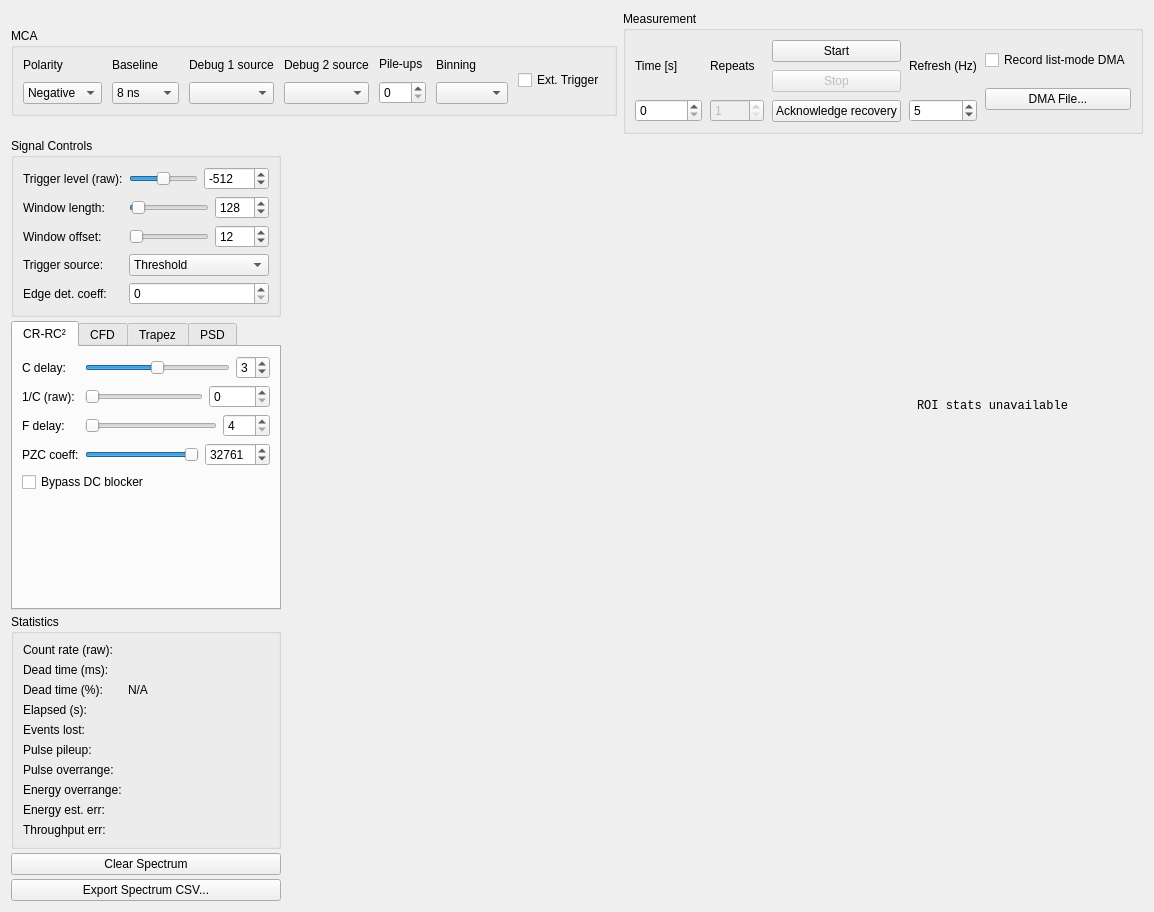
<?xml version="1.0" encoding="UTF-8"?>
<ui version="4.0">
 <class>MCAView</class>
 <widget class="QWidget" name="MCAView">
  <property name="geometry">
   <rect><x>0</x><y>0</y><width>1100</width><height>750</height></rect>
  </property>
  <property name="windowTitle">
   <string>MCA</string>
  </property>
  <layout class="QVBoxLayout" name="mainLayout">
   <property name="spacing"><number>4</number></property>

   <item>
    <layout class="QHBoxLayout" name="topRow">
     <property name="spacing"><number>6</number></property>

     <item>
      <widget class="QGroupBox" name="groupMca">
       <property name="title"><string>MCA</string></property>
       <property name="sizePolicy">
        <sizepolicy hsizetype="Preferred" vsizetype="Fixed">
         <horstretch>1</horstretch><verstretch>0</verstretch>
        </sizepolicy>
       </property>
       <layout class="QHBoxLayout" name="layoutMca">
        <property name="spacing"><number>10</number></property>

        <item>
         <layout class="QVBoxLayout" name="vPolarity">
          <item>
           <widget class="QLabel" name="labelPolarity">
            <property name="text"><string>Polarity</string></property>
           </widget>
          </item>
          <item>
           <widget class="QComboBox" name="comboPulsePolarity">
            <item><property name="text"><string>Negative</string></property></item>
            <item><property name="text"><string>Positive</string></property></item>
           </widget>
          </item>
         </layout>
        </item>

        <item>
         <layout class="QVBoxLayout" name="vBaseline">
          <item>
           <widget class="QLabel" name="labelBaseline">
            <property name="text"><string>Baseline</string></property>
           </widget>
          </item>
          <item>
           <widget class="QComboBox" name="comboBaseline">
            <item><property name="text"><string>8 ns</string></property></item>
            <item><property name="text"><string>16 ns</string></property></item>
            <item><property name="text"><string>32 ns</string></property></item>
            <item><property name="text"><string>64 ns</string></property></item>
            <item><property name="text"><string>128 ns</string></property></item>
            <item><property name="text"><string>256 ns</string></property></item>
            <item><property name="text"><string>512 ns</string></property></item>
           </widget>
          </item>
         </layout>
        </item>

        <item>
         <layout class="QVBoxLayout" name="vDebug1">
          <item>
           <widget class="QLabel" name="labelDebug1">
            <property name="text"><string>Debug 1 source</string></property>
           </widget>
          </item>
          <item>
           <widget class="QComboBox" name="comboDebug1"/>
          </item>
         </layout>
        </item>

        <item>
         <layout class="QVBoxLayout" name="vDebug2">
          <item>
           <widget class="QLabel" name="labelDebug2">
            <property name="text"><string>Debug 2 source</string></property>
           </widget>
          </item>
          <item>
           <widget class="QComboBox" name="comboDebug2"/>
          </item>
         </layout>
        </item>

        <item>
         <layout class="QVBoxLayout" name="vPileups">
          <item>
           <widget class="QLabel" name="labelPileups">
            <property name="text"><string>Pile-ups</string></property>
           </widget>
          </item>
          <item>
           <widget class="QSpinBox" name="spinPileupWindow">
            <property name="minimum"><number>0</number></property>
            <property name="maximum"><number>255</number></property>
           </widget>
          </item>
         </layout>
        </item>

        <item>
         <layout class="QVBoxLayout" name="vBinning">
          <item>
           <widget class="QLabel" name="labelBinning">
            <property name="text"><string>Binning</string></property>
           </widget>
          </item>
          <item>
           <widget class="QComboBox" name="comboBinning"/>
          </item>
         </layout>
        </item>

        <item>
         <widget class="QCheckBox" name="cbExtTrigger">
          <property name="text"><string>Ext. Trigger</string></property>
         </widget>
        </item>

       </layout>
      </widget>
     </item>

     <item>
      <widget class="QGroupBox" name="groupMeasurement">
       <property name="title"><string>Measurement</string></property>
       <property name="sizePolicy">
        <sizepolicy hsizetype="Fixed" vsizetype="Fixed">
         <horstretch>0</horstretch><verstretch>0</verstretch>
        </sizepolicy>
       </property>
       <layout class="QHBoxLayout" name="layoutMeasurement">
        <property name="spacing"><number>8</number></property>
        <item>
         <layout class="QVBoxLayout" name="vTime">
          <item>
           <widget class="QLabel" name="labelTimeLimit">
            <property name="text"><string>Time [s]</string></property>
           </widget>
          </item>
          <item>
            <widget class="QSpinBox" name="spinTimeLimit">
             <property name="minimum"><number>0</number></property>
             <property name="maximum"><number>576460752</number></property>
           </widget>
          </item>
         </layout>
        </item>
        <item>
         <layout class="QVBoxLayout" name="vSeries">
          <item>
           <widget class="QLabel" name="labelSeriesRuns">
            <property name="text"><string>Repeats</string></property>
           </widget>
          </item>
          <item>
           <widget class="QSpinBox" name="spinSeriesRuns">
            <property name="enabled"><bool>false</bool></property>
            <property name="toolTip"><string>Number of runs one Start performs; check Settings &gt; Enable Series to use it.</string></property>
            <property name="minimum"><number>1</number></property>
            <property name="maximum"><number>9999</number></property>
            <property name="value"><number>1</number></property>
           </widget>
          </item>
         </layout>
        </item>
        <item>
         <layout class="QVBoxLayout" name="vStartStop">
          <item>
           <widget class="QPushButton" name="btnStart">
            <property name="text"><string>Start</string></property>
            <property name="checkable"><bool>true</bool></property>
            <property name="nlabRole" stdset="0"><string notr="true">start</string></property>
           </widget>
          </item>
          <item>
           <widget class="QPushButton" name="btnStop">
            <property name="enabled"><bool>false</bool></property>
            <property name="text"><string>Stop</string></property>
            <property name="checkable"><bool>true</bool></property>
            <property name="nlabRole" stdset="0"><string notr="true">stop</string></property>
           </widget>
          </item>
          <item>
           <widget class="QPushButton" name="btnRecover">
            <property name="visible"><bool>false</bool></property>
            <property name="text"><string>Acknowledge recovery</string></property>
            <property name="toolTip"><string>After validating target recovery, acknowledge the failed session. This only checks stopped state and ownership; it never resets hardware or proves final histogram completion. Poison requires a target reboot.</string></property>
           </widget>
          </item>
         </layout>
        </item>
        <item>
         <layout class="QVBoxLayout" name="vRefresh">
          <item>
           <widget class="QLabel" name="labelRefreshRate">
            <property name="visible"><bool>false</bool></property>
            <property name="text"><string>Refresh (Hz)</string></property>
           </widget>
          </item>
          <item>
           <widget class="QSpinBox" name="spinRefreshRate">
            <property name="visible"><bool>false</bool></property>
            <property name="minimum"><number>1</number></property>
            <property name="maximum"><number>60</number></property>
            <property name="value"><number>5</number></property>
           </widget>
          </item>
         </layout>
        </item>
        <item>
         <layout class="QVBoxLayout" name="vDmaFile">
          <item>
           <widget class="QCheckBox" name="cbDmaEnable">
            <property name="text"><string>Record list-mode DMA</string></property>
           </widget>
          </item>
          <item>
           <widget class="QPushButton" name="btnDmaFile">
            <property name="text"><string>DMA File...</string></property>
           </widget>
          </item>
         </layout>
        </item>
       </layout>
      </widget>
     </item>

    </layout>
   </item>

   <item>
    <layout class="QHBoxLayout" name="bodyRow" stretch="0,1">
     <property name="spacing"><number>6</number></property>

     <item>
      <widget class="QWidget" name="controlPanel">
       <property name="sizePolicy">
        <sizepolicy hsizetype="Fixed" vsizetype="Preferred">
         <horstretch>0</horstretch><verstretch>0</verstretch>
        </sizepolicy>
       </property>
       <property name="minimumSize">
        <size><width>270</width><height>0</height></size>
       </property>
       <property name="maximumSize">
        <size><width>270</width><height>16777215</height></size>
       </property>
       <layout class="QVBoxLayout" name="controlLayout">
        <property name="leftMargin"><number>0</number></property>
        <property name="topMargin"><number>0</number></property>
        <property name="rightMargin"><number>0</number></property>
        <property name="bottomMargin"><number>0</number></property>
        <property name="spacing"><number>4</number></property>

        <item>
         <widget class="QGroupBox" name="groupSignal">
          <property name="title"><string>Signal Controls</string></property>
          <layout class="QFormLayout" name="formSignal">
           <item row="0" column="0">
            <widget class="QLabel" name="labelTriggerLevel">
             <property name="text"><string>Trigger level (raw):</string></property>
            </widget>
           </item>
           <item row="0" column="1">
            <layout class="QHBoxLayout" name="hTriggerLevel">
             <item>
              <widget class="QSlider" name="sliderTriggerLevel">
               <property name="minimum"><number>-32768</number></property>
               <property name="maximum"><number>32767</number></property>
               <property name="value"><number>-512</number></property>
               <property name="orientation"><enum>Qt::Orientation::Horizontal</enum></property>
              </widget>
             </item>
             <item>
              <widget class="QSpinBox" name="spinTriggerLevel">
               <property name="minimum"><number>-32768</number></property>
               <property name="maximum"><number>32767</number></property>
               <property name="value"><number>-512</number></property>
              </widget>
             </item>
            </layout>
           </item>
           <item row="1" column="0">
            <widget class="QLabel" name="labelFrameSamples">
             <property name="text"><string>Window length:</string></property>
            </widget>
           </item>
           <item row="1" column="1">
            <layout class="QHBoxLayout" name="hFrameSamples">
             <item>
              <widget class="QSlider" name="sliderFrameSamples">
               <property name="minimum"><number>4</number></property>
               <property name="maximum"><number>4096</number></property>
               <property name="singleStep"><number>4</number></property>
               <property name="value"><number>128</number></property>
               <property name="orientation"><enum>Qt::Orientation::Horizontal</enum></property>
              </widget>
             </item>
             <item>
              <widget class="QSpinBox" name="spinFrameSamples">
               <property name="minimum"><number>4</number></property>
               <property name="maximum"><number>4096</number></property>
               <property name="singleStep"><number>4</number></property>
               <property name="value"><number>128</number></property>
              </widget>
             </item>
            </layout>
           </item>
           <item row="2" column="0">
            <widget class="QLabel" name="labelPretrigger">
             <property name="text"><string>Window offset:</string></property>
            </widget>
           </item>
           <item row="2" column="1">
            <layout class="QHBoxLayout" name="hPretrigger">
             <item>
              <widget class="QSlider" name="sliderPretrigger">
               <property name="minimum"><number>0</number></property>
               <property name="maximum"><number>2044</number></property>
               <property name="singleStep"><number>4</number></property>
               <property name="value"><number>12</number></property>
               <property name="orientation"><enum>Qt::Orientation::Horizontal</enum></property>
              </widget>
             </item>
             <item>
              <widget class="QSpinBox" name="spinPretrigger">
               <property name="minimum"><number>0</number></property>
               <property name="maximum"><number>2044</number></property>
               <property name="singleStep"><number>4</number></property>
               <property name="value"><number>12</number></property>
              </widget>
             </item>
            </layout>
           </item>
           <item row="3" column="0">
            <widget class="QLabel" name="labelTriggerSource">
             <property name="text"><string>Trigger source:</string></property>
            </widget>
           </item>
           <item row="3" column="1">
            <widget class="QComboBox" name="comboTriggerSource">
             <item><property name="text"><string>Threshold</string></property></item>
             <item><property name="text"><string>CR-RC2</string></property></item>
             <item><property name="text"><string>CR2-RC2</string></property></item>
            </widget>
           </item>
           <item row="4" column="0">
            <widget class="QLabel" name="labelEdgeDetCoeff">
             <property name="text"><string>Edge det. coeff:</string></property>
            </widget>
           </item>
           <item row="4" column="1">
            <widget class="QDoubleSpinBox" name="spinEdgeDetCoeff">
             <property name="decimals"><number>0</number></property>
             <property name="minimum"><double>0</double></property>
             <property name="maximum"><double>4294967295</double></property>
            </widget>
           </item>
          </layout>
         </widget>
        </item>

        <item>
         <widget class="QTabWidget" name="tabFilters">
          <property name="currentIndex"><number>0</number></property>

          <widget class="QWidget" name="tabCrRc2">
           <attribute name="title"><string>CR-RC²</string></attribute>
           <layout class="QFormLayout" name="formCrRc2">
            <item row="0" column="0">
             <widget class="QLabel" name="labelCrrc2Cdelay">
              <property name="text"><string>C delay:</string></property>
             </widget>
            </item>
            <item row="0" column="1">
             <layout class="QHBoxLayout" name="hCrrc2Cdelay">
              <item>
               <widget class="QSlider" name="sliderCrrc2Cdelay">
                <property name="minimum"><number>0</number></property>
                <property name="maximum"><number>6</number></property>
                <property name="singleStep"><number>1</number></property>
                <property name="value"><number>3</number></property>
                <property name="orientation"><enum>Qt::Orientation::Horizontal</enum></property>
               </widget>
              </item>
              <item>
               <widget class="QSpinBox" name="spinCrrc2Cdelay">
                <property name="minimum"><number>0</number></property>
                <property name="maximum"><number>6</number></property>
                <property name="singleStep"><number>1</number></property>
                <property name="value"><number>3</number></property>
               </widget>
              </item>
             </layout>
            </item>
            <item row="1" column="0">
             <widget class="QLabel" name="labelCrrc2Reciprocal">
              <property name="text"><string>1/C (raw):</string></property>
             </widget>
            </item>
            <item row="1" column="1">
             <layout class="QHBoxLayout" name="hCrrc2Reciprocal">
              <item>
               <widget class="QSlider" name="sliderCrrc2Reciprocal">
                <property name="minimum"><number>0</number></property>
                <property name="maximum"><number>65535</number></property>
                <property name="orientation"><enum>Qt::Orientation::Horizontal</enum></property>
               </widget>
              </item>
              <item>
               <widget class="QSpinBox" name="spinCrrc2Reciprocal">
                <property name="minimum"><number>0</number></property>
                <property name="maximum"><number>65535</number></property>
               </widget>
              </item>
             </layout>
            </item>
            <item row="2" column="0">
             <widget class="QLabel" name="labelCrrc2Fdelay">
              <property name="text"><string>F delay:</string></property>
             </widget>
            </item>
            <item row="2" column="1">
             <layout class="QHBoxLayout" name="hCrrc2Fdelay">
              <item>
               <widget class="QSlider" name="sliderCrrc2Fdelay">
                <property name="minimum"><number>4</number></property>
                <property name="maximum"><number>508</number></property>
                <property name="singleStep"><number>4</number></property>
                <property name="value"><number>4</number></property>
                <property name="orientation"><enum>Qt::Orientation::Horizontal</enum></property>
               </widget>
              </item>
              <item>
               <widget class="QSpinBox" name="spinCrrc2Fdelay">
                <property name="minimum"><number>4</number></property>
                <property name="maximum"><number>508</number></property>
                <property name="singleStep"><number>4</number></property>
                <property name="value"><number>4</number></property>
               </widget>
              </item>
             </layout>
            </item>
            <item row="3" column="0">
             <widget class="QLabel" name="labelCrrc2Pzc">
              <property name="text"><string>PZC coeff:</string></property>
             </widget>
            </item>
            <item row="3" column="1">
             <layout class="QHBoxLayout" name="hCrrc2Pzc">
              <item>
               <widget class="QSlider" name="sliderCrrc2Pzc">
                <property name="minimum"><number>-32768</number></property>
                <property name="maximum"><number>32767</number></property>
                <property name="value"><number>32761</number></property>
                <property name="orientation"><enum>Qt::Orientation::Horizontal</enum></property>
               </widget>
              </item>
              <item>
               <widget class="QSpinBox" name="spinCrrc2Pzc">
                <property name="minimum"><number>-32768</number></property>
                <property name="maximum"><number>32767</number></property>
                <property name="value"><number>32761</number></property>
               </widget>
              </item>
             </layout>
            </item>
            <item row="4" column="0" colspan="2">
             <widget class="QCheckBox" name="cbDcBlockerBypass">
              <property name="text"><string>Bypass DC blocker</string></property>
              <property name="toolTip"><string>1 bypasses the DC blocker; 0 enables it. MCA path only; Scope observes raw ADC before the input filter.</string></property>
             </widget>
            </item>
           </layout>
          </widget>

          <widget class="QWidget" name="tabCfd">
           <attribute name="title"><string>CFD</string></attribute>
           <layout class="QFormLayout" name="formCfd">
            <item row="0" column="0" colspan="2">
             <widget class="QCheckBox" name="cbCfdEnable">
              <property name="text"><string>Enable CFD</string></property>
             </widget>
            </item>
            <item row="1" column="0">
             <widget class="QLabel" name="labelCfdFactor">
              <property name="text"><string>Factor:</string></property>
             </widget>
            </item>
            <item row="1" column="1">
              <widget class="QDoubleSpinBox" name="spinCfdFactor">
               <property name="minimum"><double>0.0</double></property>
               <property name="maximum"><double>1.999969482421875</double></property>
               <property name="singleStep"><double>0.000030517578125</double></property>
               <property name="decimals"><number>15</number></property>
              <property name="value"><double>0.4</double></property>
             </widget>
            </item>
            <item row="2" column="0">
             <widget class="QLabel" name="labelCfdDelay">
              <property name="text"><string>Delay:</string></property>
             </widget>
            </item>
            <item row="2" column="1">
             <layout class="QHBoxLayout" name="hCfdDelay">
              <item>
               <widget class="QSlider" name="sliderCfdDelay">
                <property name="minimum"><number>5</number></property>
                <property name="maximum"><number>132</number></property>
                <property name="singleStep"><number>1</number></property>
                <property name="value"><number>5</number></property>
                <property name="orientation"><enum>Qt::Orientation::Horizontal</enum></property>
               </widget>
              </item>
              <item>
               <widget class="QSpinBox" name="spinCfdDelay">
                <property name="minimum"><number>5</number></property>
                <property name="maximum"><number>132</number></property>
                <property name="singleStep"><number>1</number></property>
                <property name="value"><number>5</number></property>
               </widget>
              </item>
             </layout>
            </item>
            <item row="3" column="0">
             <widget class="QLabel" name="labelCfdTwLow">
              <property name="text"><string>TW low:</string></property>
             </widget>
            </item>
            <item row="3" column="1">
             <widget class="QSpinBox" name="spinCfdTwLow">
              <property name="minimum"><number>0</number></property>
              <property name="maximum"><number>32764</number></property>
              <property name="singleStep"><number>4</number></property>
              <property name="value"><number>0</number></property>
             </widget>
            </item>
            <item row="4" column="0">
             <widget class="QLabel" name="labelCfdTwHigh">
              <property name="text"><string>TW high:</string></property>
             </widget>
            </item>
            <item row="4" column="1">
             <widget class="QSpinBox" name="spinCfdTwHigh">
              <property name="minimum"><number>0</number></property>
              <property name="maximum"><number>32764</number></property>
              <property name="singleStep"><number>4</number></property>
              <property name="value"><number>32</number></property>
             </widget>
            </item>
           </layout>
          </widget>

          <widget class="QWidget" name="tabTrapez">
           <attribute name="title"><string>Trapez</string></attribute>
           <layout class="QFormLayout" name="formTrapez">
            <item row="0" column="0" colspan="2">
             <widget class="QCheckBox" name="cbTrapezEnable">
              <property name="text"><string>Enable Trapezoid</string></property>
             </widget>
            </item>
            <item row="1" column="0">
             <widget class="QLabel" name="labelTrapR">
              <property name="text"><string>R (rise):</string></property>
             </widget>
            </item>
            <item row="1" column="1">
             <layout class="QHBoxLayout" name="hTrapR">
              <item>
               <widget class="QSlider" name="sliderTrapR">
                <property name="minimum"><number>8</number></property>
                <property name="maximum"><number>2044</number></property>
                <property name="singleStep"><number>4</number></property>
                <property name="value"><number>32</number></property>
                <property name="orientation"><enum>Qt::Orientation::Horizontal</enum></property>
               </widget>
              </item>
              <item>
               <widget class="QSpinBox" name="spinTrapR">
                <property name="minimum"><number>8</number></property>
                <property name="maximum"><number>2044</number></property>
                <property name="singleStep"><number>4</number></property>
                <property name="value"><number>32</number></property>
               </widget>
              </item>
             </layout>
            </item>
            <item row="2" column="0">
             <widget class="QLabel" name="labelTrapM">
              <property name="text"><string>M:</string></property>
             </widget>
            </item>
            <item row="2" column="1">
             <layout class="QHBoxLayout" name="hTrapM">
              <item>
               <widget class="QSlider" name="sliderTrapM">
                <property name="minimum"><number>0</number></property>
                <property name="maximum"><number>2044</number></property>
                <property name="singleStep"><number>4</number></property>
                <property name="value"><number>32</number></property>
                <property name="orientation"><enum>Qt::Orientation::Horizontal</enum></property>
               </widget>
              </item>
              <item>
               <widget class="QSpinBox" name="spinTrapM">
                <property name="minimum"><number>0</number></property>
                <property name="maximum"><number>2044</number></property>
                <property name="singleStep"><number>4</number></property>
                <property name="value"><number>32</number></property>
               </widget>
              </item>
             </layout>
            </item>
            <item row="3" column="0">
             <widget class="QLabel" name="labelTrapT">
              <property name="text"><string>Beta (raw):</string></property>
             </widget>
            </item>
            <item row="3" column="1">
             <widget class="QDoubleSpinBox" name="spinTrapT">
              <property name="decimals"><number>0</number></property>
              <property name="minimum"><double>0</double></property>
              <property name="maximum"><double>4294967295</double></property>
              <property name="value"><double>0</double></property>
             </widget>
            </item>
            <item row="4" column="0">
             <widget class="QLabel" name="labelTrapE">
              <property name="text"><string>Energy time:</string></property>
             </widget>
            </item>
            <item row="4" column="1">
             <layout class="QHBoxLayout" name="hTrapE">
              <item>
               <widget class="QSlider" name="sliderTrapE">
                <property name="minimum"><number>0</number></property>
                <property name="maximum"><number>8188</number></property>
                <property name="singleStep"><number>4</number></property>
                <property name="value"><number>64</number></property>
                <property name="orientation"><enum>Qt::Orientation::Horizontal</enum></property>
               </widget>
              </item>
              <item>
               <widget class="QSpinBox" name="spinTrapE">
                <property name="minimum"><number>0</number></property>
                <property name="maximum"><number>8188</number></property>
                <property name="singleStep"><number>4</number></property>
                <property name="value"><number>64</number></property>
               </widget>
              </item>
             </layout>
            </item>
            <item row="5" column="0">
             <widget class="QLabel" name="labelTrapFt">
              <property name="text"><string>FT (flat top):</string></property>
             </widget>
            </item>
            <item row="5" column="1">
             <widget class="QComboBox" name="comboTrapFt"/>
            </item>
           </layout>
          </widget>

          <widget class="QWidget" name="tabPsd">
           <attribute name="title"><string>PSD</string></attribute>
           <layout class="QVBoxLayout" name="layoutPsd">
            <property name="spacing"><number>4</number></property>

            <item>
             <widget class="QGroupBox" name="groupChargeComp">
              <property name="title"><string>Charge Comparison</string></property>
              <layout class="QFormLayout" name="formChargeComp">
               <item row="0" column="0" colspan="2">
                <widget class="QCheckBox" name="cbCcEnable">
                 <property name="text"><string>Enable</string></property>
                </widget>
               </item>
               <item row="1" column="0">
                <widget class="QLabel" name="labelCcTime">
                 <property name="text"><string>Time:</string></property>
                </widget>
               </item>
               <item row="1" column="1">
                <widget class="QSpinBox" name="spinCcTime">
                 <property name="minimum"><number>4</number></property>
                 <property name="maximum"><number>32768</number></property>
                 <property name="singleStep"><number>4</number></property>
                 <property name="value"><number>4</number></property>
                </widget>
               </item>
              </layout>
             </widget>
            </item>

            <item>
             <widget class="QGroupBox" name="groupPsdZc">
              <property name="title"><string>Zero Crossing</string></property>
              <layout class="QFormLayout" name="formPsdZc">
               <item row="0" column="0" colspan="2">
                <widget class="QCheckBox" name="cbPsdZcEnable">
                 <property name="text"><string>Enable</string></property>
                </widget>
               </item>
               <item row="1" column="0">
                <widget class="QLabel" name="labelPsdZcMode">
                 <property name="text"><string>Mode:</string></property>
                </widget>
               </item>
               <item row="1" column="1">
                <widget class="QComboBox" name="comboPsdZcMode">
                 <item><property name="text"><string>CR-RC2</string></property></item>
                 <item><property name="text"><string>CR-RC</string></property></item>
                 <item><property name="text"><string>Trapezoid</string></property></item>
                </widget>
               </item>
               <item row="2" column="0">
                <widget class="QLabel" name="labelPsdZcLow">
                 <property name="text"><string>Window low:</string></property>
                </widget>
               </item>
               <item row="2" column="1">
                <widget class="QSpinBox" name="spinPsdZcLow">
                 <property name="minimum"><number>0</number></property>
                 <property name="maximum"><number>32764</number></property>
                 <property name="singleStep"><number>4</number></property>
                 <property name="value"><number>0</number></property>
                </widget>
               </item>
               <item row="3" column="0">
                <widget class="QLabel" name="labelPsdZcHigh">
                 <property name="text"><string>Window high:</string></property>
                </widget>
               </item>
               <item row="3" column="1">
                <widget class="QSpinBox" name="spinPsdZcHigh">
                 <property name="minimum"><number>0</number></property>
                 <property name="maximum"><number>32764</number></property>
                 <property name="singleStep"><number>4</number></property>
                 <property name="value"><number>8</number></property>
                </widget>
               </item>
              </layout>
             </widget>
            </item>

            <item>
             <spacer name="spacerPsd">
              <property name="orientation"><enum>Qt::Orientation::Vertical</enum></property>
              <property name="sizeHint" stdset="0">
               <size><width>20</width><height>0</height></size>
              </property>
             </spacer>
            </item>
           </layout>
          </widget>

         </widget>
        </item>

        <item>
         <widget class="QGroupBox" name="groupStatistics">
          <property name="title"><string>Statistics</string></property>
          <layout class="QFormLayout" name="formStatistics">
           <item row="0" column="0">
            <widget class="QLabel" name="labelCountRateKey">
             <property name="text"><string>Count rate (raw):</string></property>
            </widget>
           </item>
           <item row="0" column="1">
            <widget class="QLabel" name="lblCountRate">
             <property name="text"><string></string></property>
            </widget>
           </item>
           <item row="1" column="0">
            <widget class="QLabel" name="labelDeadTimeKey">
             <property name="text"><string>Dead time (ms):</string></property>
            </widget>
           </item>
           <item row="1" column="1">
            <widget class="QLabel" name="lblDeadTime">
             <property name="text"><string></string></property>
            </widget>
           </item>
           <item row="2" column="0">
            <widget class="QLabel" name="labelDeadTimePercentKey">
             <property name="text"><string>Dead time (%):</string></property>
            </widget>
           </item>
           <item row="2" column="1">
            <widget class="QLabel" name="lblDeadTimePercent">
             <property name="toolTip"><string>100 × dead time (ms) / (1000 × elapsed time (s)).
Unavailable until elapsed time is positive.</string></property>
             <property name="text"><string>N/A</string></property>
            </widget>
           </item>
           <item row="3" column="0">
            <widget class="QLabel" name="labelElapsedKey">
             <property name="text"><string>Elapsed (s):</string></property>
            </widget>
           </item>
           <item row="3" column="1">
            <widget class="QLabel" name="lblElapsedTime">
             <property name="text"><string></string></property>
            </widget>
           </item>
           <item row="4" column="0">
            <widget class="QLabel" name="labelEventsLostKey">
             <property name="text"><string>Events lost:</string></property>
            </widget>
           </item>
           <item row="4" column="1">
            <widget class="QLabel" name="lblEventsLost">
             <property name="text"><string></string></property>
            </widget>
           </item>
           <item row="5" column="0">
            <widget class="QLabel" name="labelPulsePileupKey">
             <property name="text"><string>Pulse pileup:</string></property>
            </widget>
           </item>
           <item row="5" column="1">
            <widget class="QLabel" name="lblPulsePileup">
             <property name="text"><string></string></property>
            </widget>
           </item>
           <item row="6" column="0">
            <widget class="QLabel" name="labelPulseOverrangeKey">
             <property name="text"><string>Pulse overrange:</string></property>
            </widget>
           </item>
           <item row="6" column="1">
            <widget class="QLabel" name="lblPulseOverrange">
             <property name="text"><string></string></property>
            </widget>
           </item>
           <item row="7" column="0">
            <widget class="QLabel" name="labelEnergyOverrangeKey">
             <property name="text"><string>Energy overrange:</string></property>
            </widget>
           </item>
           <item row="7" column="1">
            <widget class="QLabel" name="lblEnergyOverrange">
             <property name="text"><string></string></property>
            </widget>
           </item>
           <item row="8" column="0">
            <widget class="QLabel" name="labelEnergyEstErrKey">
             <property name="text"><string>Energy est. err:</string></property>
            </widget>
           </item>
           <item row="8" column="1">
            <widget class="QLabel" name="lblEnergyEstErr">
             <property name="text"><string></string></property>
            </widget>
           </item>
           <item row="9" column="0">
            <widget class="QLabel" name="labelThroughputErrKey">
             <property name="text"><string>Throughput err:</string></property>
            </widget>
           </item>
           <item row="9" column="1">
            <widget class="QLabel" name="lblThroughputErr">
             <property name="text"><string></string></property>
            </widget>
           </item>
          </layout>
         </widget>
        </item>

        <item>
         <widget class="QPushButton" name="btnClearSpectrum">
          <property name="text"><string>Clear Spectrum</string></property>
         </widget>
        </item>

        <item>
         <widget class="QPushButton" name="btnExportCsv">
          <property name="text"><string>Export Spectrum CSV...</string></property>
         </widget>
        </item>

        <item>
         <spacer name="verticalSpacer">
          <property name="orientation"><enum>Qt::Orientation::Vertical</enum></property>
          <property name="sizeHint" stdset="0">
           <size><width>20</width><height>40</height></size>
          </property>
         </spacer>
        </item>

       </layout>
      </widget>
     </item>

     <item>
      <layout class="QVBoxLayout" name="plotColumn" stretch="1,2">
       <property name="spacing"><number>4</number></property>
       <item>
        <widget class="NLabPlotWidget" name="plotDebug" native="true">
         <property name="sizePolicy">
          <sizepolicy hsizetype="Expanding" vsizetype="Expanding">
           <horstretch>1</horstretch><verstretch>1</verstretch>
          </sizepolicy>
         </property>
         <property name="minimumSize">
          <size><width>400</width><height>150</height></size>
         </property>
        </widget>
       </item>
       <item>
        <layout class="QHBoxLayout" name="histogramRow">
         <property name="spacing"><number>4</number></property>
         <item>
          <widget class="NLabPlotWidget" name="plotHistogram" native="true">
           <property name="sizePolicy">
            <sizepolicy hsizetype="Expanding" vsizetype="Expanding">
             <horstretch>1</horstretch><verstretch>1</verstretch>
            </sizepolicy>
           </property>
           <property name="minimumSize">
            <size><width>400</width><height>200</height></size>
           </property>
          </widget>
         </item>
         <item>
          <widget class="QWidget" name="roiStatsPanel">
           <property name="visible"><bool>false</bool></property>
           <property name="minimumSize"><size><width>230</width><height>0</height></size></property>
           <property name="maximumSize"><size><width>230</width><height>16777215</height></size></property>
           <layout class="QVBoxLayout" name="roiStatsLayout">
            <property name="leftMargin"><number>4</number></property>
            <property name="topMargin"><number>4</number></property>
            <property name="rightMargin"><number>4</number></property>
            <property name="bottomMargin"><number>4</number></property>
            <item>
             <widget class="QLabel" name="lblRoiStats">
              <property name="text"><string>ROI stats unavailable</string></property>
              <property name="alignment"><set>Qt::AlignmentFlag::AlignLeft|Qt::AlignmentFlag::AlignTop</set></property>
              <property name="wordWrap"><bool>true</bool></property>
              <property name="font"><font><family>Consolas</family><pointsize>9</pointsize></font></property>
             </widget>
            </item>
            <item>
             <spacer name="roiStatsSpacer">
              <property name="orientation"><enum>Qt::Orientation::Vertical</enum></property>
              <property name="sizeHint" stdset="0"><size><width>20</width><height>40</height></size></property>
             </spacer>
            </item>
           </layout>
          </widget>
         </item>
        </layout>
       </item>
      </layout>
     </item>

    </layout>
   </item>

  </layout>
 </widget>
 <customwidgets>
  <customwidget>
   <class>NLabPlotWidget</class>
   <extends>QWidget</extends>
   <header>nlab.views.plot_viewbox</header>
   <container>1</container>
  </customwidget>
 </customwidgets>
 <resources/>
 <connections/>
</ui>
